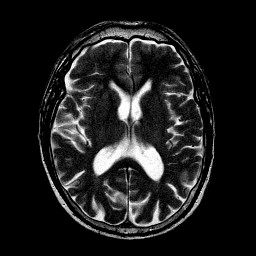
%> input picture 06 practice-myself_codes_notes/03 SCI_CODE_PAPER_FUSION/01 code/02_proposed_method/05 TEST-IHS/MRI-013.jpg, 256 x 256 px
$ octave CUN_ZIDIAN_XISHU_HUIFU_XISHU.m   (GNU Octave 9; MATLAB toolbox functions it lacks are replaced by stand-ins)
%> lines starting %> are read from the running program, lines starting %| are printed output that depends on the picture
### 06 practice-myself_codes_notes/03 SCI_CODE_PAPER_FUSION/01 code/02_proposed_method/05 TEST-IHS/RGB2IHS.m
function [OUTPUT]=RGB2IHS(input)
[M,N,Q]=size(input);
OUTPUT=zeros(M,N,Q);
FORRI=zeros(M,N,Q);
v11=zeros(3,1);
% AA=[1/3,1/3,1/3;
%     -sqrt(2)/6,-sqrt(2)/6,-2*(sqrt(2)/6);                    %RGB－>IHS正变换矩阵
%     1/sqrt(2),-1/sqrt(2),0];
% %%%%%%%%%%%%%%%%%%%%%%%%%%%%%%%%%%%%%%%%%%%%%%%%%%%%%%%%%%%%%%%%%%%%%%%%%
% BB=[1,-1/sqrt(2),1/sqrt(2);
%     1,-1/sqrt(2),-1/sqrt(2);                    %IHS->RGB逆变换矩阵
%     1,sqrt(2),0];
AA=[1/sqrt(3),1/sqrt(3),1/sqrt(3);
    1/sqrt(6),1/sqrt(6),-2/sqrt(6);                    %RGB－>IHS正变换矩阵
    1/sqrt(2),-1/sqrt(2),0];
%%%%%%%%%%%%%%%%%%%%%%%
%%%%%%%%%%%%%%%%%%%%%%%%%%%%%%%%%%%%%%%%%%%%%%%%%%
BB=[1/sqrt(3),1/sqrt(6),1/sqrt(2);
    1/sqrt(3),1/sqrt(6),-1/sqrt(2);                    %IHS->RGB逆变换矩阵
    1/sqrt(3),-2/sqrt(6),0];
    for i=1:M
        for j=1:N
            v11(1)=double(input(i,j,1));
            v11(2)=double(input(i,j,2));
            v11(3)=double(input(i,j,3));
            u1=AA*v11;

%             OUTPUT(i,j,1)=u1(1);
%             OUTPUT(i,j,2)=1/(tan(u1(3)/u1(2)));
%             OUTPUT(i,j,3)=sqrt(u1(2)^2+u1(3)^2);
            OUTPUT(i,j,1)=u1(1);
            OUTPUT(i,j,2)=u1(2);
            OUTPUT(i,j,3)=u1(3);
            u2=BB*u1;
            FORRI(i,j,1)=u2(1);
            FORRI(i,j,2)=u2(2);
            FORRI(i,j,3)=u2(3);
        end
    end
end

### 06 practice-myself_codes_notes/03 SCI_CODE_PAPER_FUSION/01 code/02_proposed_method/05 TEST-IHS/CUN_ZIDIAN_XISHU_HUIFU_XISHU.m
close all
clc;clear;
%本段程序采用两种模式功能 一是存系数 二是测试恢复系数效果

huifu_xishu=0;
huifu_xishu_patch1=0;
 huifu_xishu_patch2=0;
 cun_zidian_xishu=1;
 cun_xishu_patch1_flag=1;
 cun_xishu_patch2_flag=1;
if huifu_xishu==1
        for ii=1:7
        %     cd('.\MAT_DATA');%此处如果报错 则采用将字典文件复制到外面的方法
        cd('C:\E-DATA-GROUNP\github\02-research\06 practice-myself_codes_notes\03 SCI_CODE_PAPER_FUSION\01 code\02_proposed_method\05 TEST-IHS\MAT_DATA');
           currentFile = sprintf('Dksvd%d.mat',ii);
           load(currentFile);
            eval(['Dksvd',num2str(ii),'=','Dksvd',';']);
        cd('C:\E-DATA-GROUNP\github\02-research\06 practice-myself_codes_notes\03 SCI_CODE_PAPER_FUSION\01 code\02_proposed_method\05 TEST-IHS');
        %
        end
end
%*********************************end***********************************
%%
test_ronghe=1;
%测试一参数选取为 70 69
shangxian=1;
xiaxian=0;
 bufen=1;
%************************************I分量为引导 RGB融合实验************
image_input1=double(imread('MRI-013.jpg'));
%> image_input1: size 256x256x3 double; min 0, max 255, mean 30.7; mean of the top-left, top-right, bottom-left and bottom-right quarters 27.3, 24.1, 34.3, 37
image_input2=double(imread('PET-013.jpg'));
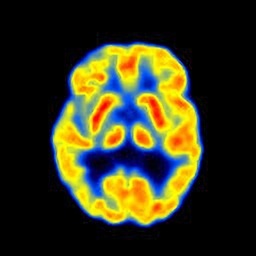
%> input picture 06 practice-myself_codes_notes/03 SCI_CODE_PAPER_FUSION/01 code/02_proposed_method/05 TEST-IHS/PET-013.jpg, 256 x 256 px
% image_input1=imresize(image_input1,[256 256]);
% image_input2=imresize(image_input2,[256 256]);
A=zeros(size(image_input1,1)/bufen,size(image_input1,2)/bufen,3);
B=zeros(size(image_input1,1)/bufen,size(image_input1,2)/bufen,3);
Fusion_image=zeros(size(image_input1,1)/bufen,size(image_input1,2)/bufen,3);
for i=1:3
A(:,:,i)=image_input1(shangxian:size(image_input1,1)/bufen+xiaxian,shangxian:xiaxian+size(image_input1,2)/bufen,i);
B(:,:,i)=image_input2(shangxian:size(image_input1,1)/bufen+xiaxian,shangxian:xiaxian+size(image_input2,2)/bufen,i);
end
% if huifu_xishu_patch1==1
figure;
imshow(uint8(A),[]);
% end
% if huifu_xishu_patch2==1
figure;
imshow(uint8(B),[]);
% end
huifu_A=zeros(size(image_input1,1)/bufen,size(image_input1,2)/bufen,3);
huifu_B=zeros(size(image_input1,1)/bufen,size(image_input1,2)/bufen,3);
[I1]=RGB2IHS(A);
%> after the loop in RGB2IHS, `for i=1:M`:
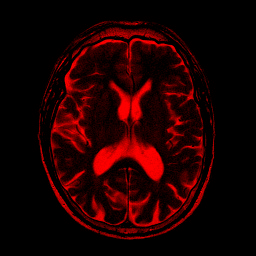
%> OUTPUT: size 256x256x3 double; mean R, G, B 53.1, 0, 0; drawn with min black and max white
%> after the loop in RGB2IHS, `for i=1:M`: v11 = [0; 0; 0]
[I2]=RGB2IHS(B);
%> after the loop in RGB2IHS (call 2), `for i=1:M`:
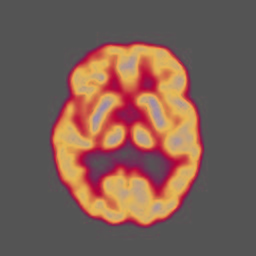
%> OUTPUT: size 256x256x3 double; mean R, G, B 77.7, 20.3, 0.2; drawn with min black and max white
I1=I1(:,:,1);
I2=I2(:,:,1);
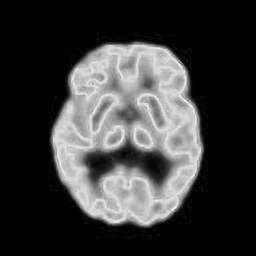
%> I2: size 256x256 double; min 0, max 346.4, mean 77.7; drawn with min black and max white
mean_I1=sum(sum(I1))/(size(I1,1)*size(I1,2));
%> mean_I1 = 53.12
mean_I2=sum(sum(I2))/(size(I2,1)*size(I2,2));
%> mean_I2 = 77.65
dic_number=6;
r=180/dic_number;
patch_size=8;
%Overlap=7时 就是为重叠方格为7
overlap=7;
A100=A;
B100=B;
for channel=1:3
            if huifu_xishu==1
                 cd('C:\E-DATA-GROUNP\github\02-research\06 practice-myself_codes_notes\03 SCI_CODE_PAPER_FUSION\01 code\02_proposed_method\05 TEST-IHS\MAT_DATA');

                if huifu_xishu_patch1==1
                    currentFile = sprintf('%dfenlei_patch1.mat',channel);
                    load(currentFile);
                    currentFile = sprintf('%dzidian_xishu_patch1.mat',channel);
                    load(currentFile);
                end
                if huifu_xishu_patch2==1
                    currentFile = sprintf('%dfenlei_patch2.mat',channel);
                    load(currentFile);
                    currentFile = sprintf('%dzidian_xishu_patch2.mat',channel);
                    load(currentFile);
                end
                 cd('C:\E-DATA-GROUNP\github\02-research\06 practice-myself_codes_notes\03 SCI_CODE_PAPER_FUSION\01 code\02_proposed_method\05 TEST-IHS');

            end
            A=A100(:,:,channel);
            figure;
            imshow(uint8(A),[]);
            B=B100(:,:,channel);
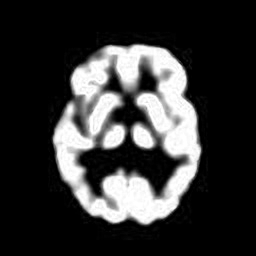
%> B: size 256x256 double; min 0, max 255, mean 53.3
                        figure;
            imshow(uint8(B),[]);
            [h,w]=size(B);
%> h = 256; w = 256
             if huifu_xishu==1
                    huifu_iamge1=zeros(h,w);
                    cntMat1=zeros(h,w);
                    huifu_iamge2=zeros(h,w);
                    cntMat2=zeros(h,w);
             end
            gridx = 1:patch_size - overlap : w-patch_size+1;
%> gridx = 249 values from 1 to 249
            gridy = 1:patch_size - overlap : h-patch_size+1;
%> gridy = 249 values from 1 to 249
%> the run ends on the next line
            dx=[-1 0 1;-2 0 2;-1 0 1];
            dy=dx';
            if cun_zidian_xishu==1
                cun_xishu_patch1=zeros(256,length(gridx)*length(gridy));
                cun_fenlei_patch1=zeros(length(gridx)*length(gridy),1);
                cun_xishu_patch2=zeros(256,length(gridx)*length(gridy));
                cun_fenlei_patch2=zeros(length(gridx)*length(gridy),1);
            end
            xishu=zeros(256,1);
            windows=0;
            for ii = 1:length(gridx)
                for jj = 1:length(gridy)
                    xx = gridx(ii);
                    yy = gridy(jj);
                    windows=windows+1;%第几个窗子
                    patch_1 = A(yy:yy+patch_size-1, xx:xx+patch_size-1);
                    mean1 = mean(patch_1(:));
                    patch1 = patch_1(:) - mean1;
                    patch_2 = B(yy:yy+patch_size-1, xx:xx+patch_size-1);
                    mean2 = mean(patch_2(:));
                    patch2 = patch_2(:) - mean2;
                    if cun_zidian_xishu==1
                                %%
                                %存第一张图像相关系数
                                if cun_xishu_patch1_flag==1
                                       [F1,xishu,max_p1]=USE_DICTIONARY(patch_1,0);
